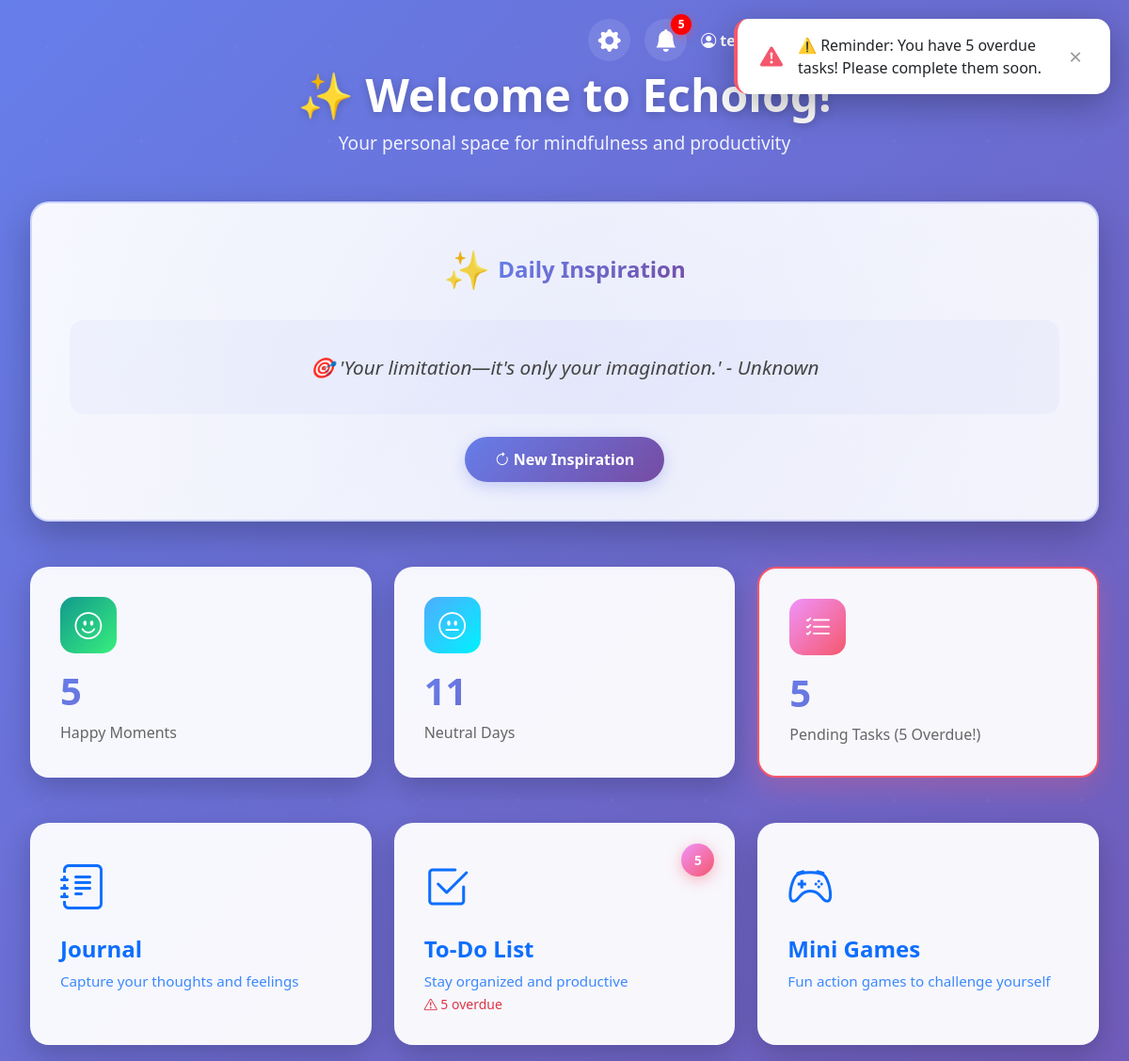
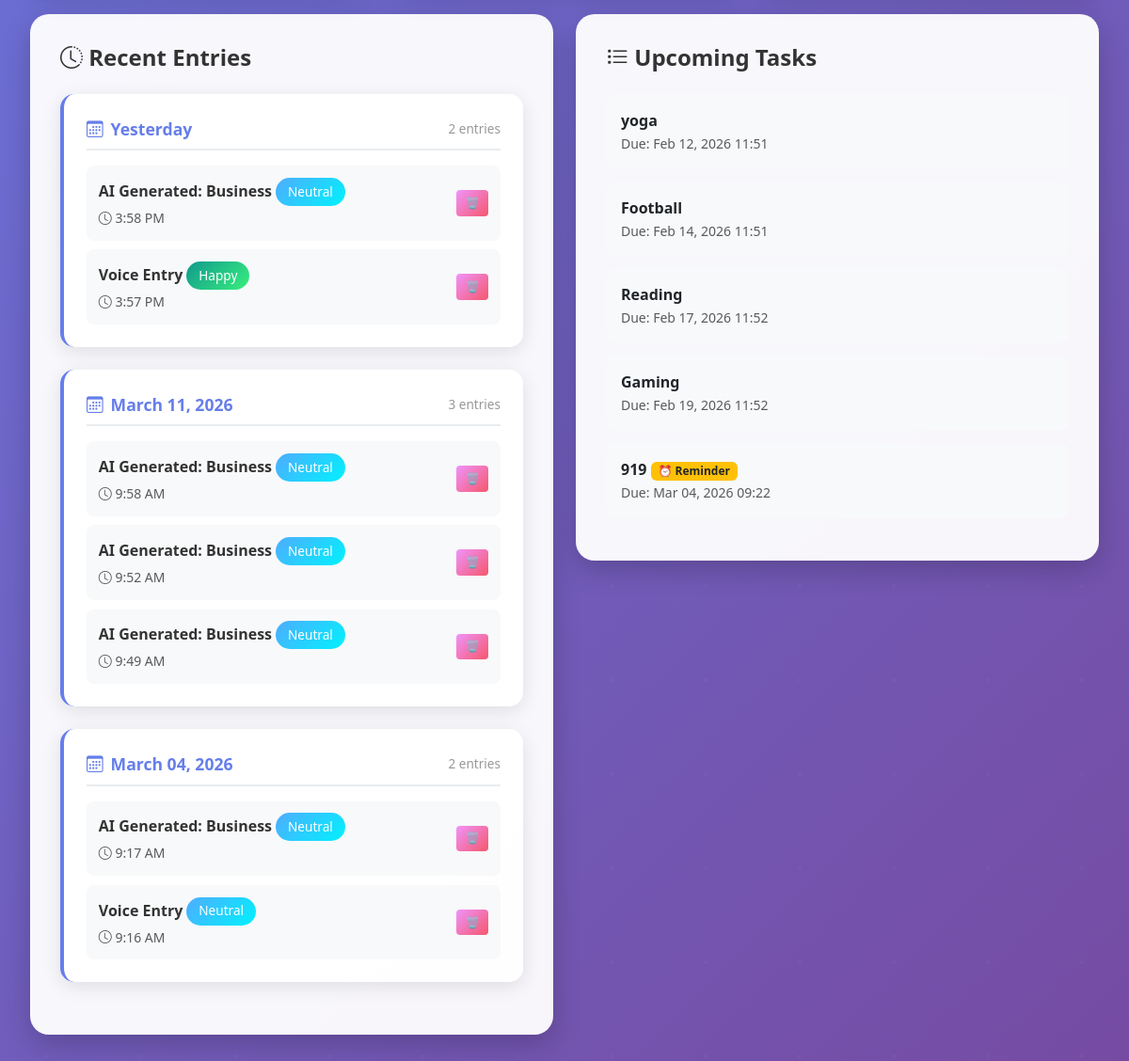
Screenshot of / (signed in) with the database file from the repository (2 pictures, top to bottom).
### dashboard/models.py (models this page shows, shortened)
class JournalEntry(models.Model):
    MODES = [
        ('personal', 'Personal'),
        ('professional', 'Professional')
    ]
    MOOD_CHOICES = [
        ('happy', 'Happy'),
        ('optimistic', 'Optimistic'),
        ('neutral', 'Neutral'),
        ('sad', 'Sad'),
        ('angry', 'Angry'),
        ('anxious', 'Anxious'),
    ]
    user = models.ForeignKey(User, on_delete=models.CASCADE, null=True, blank=True)
    title = models.CharField(max_length=100)
    content = models.TextField()
    mood = models.CharField(
        max_length=20,
        choices=MOOD_CHOICES,
        default='neutral'
    )
    mood_confidence = models.FloatField(default=0.0)
    mode = models.CharField(
        max_length=20,
        choices=MODES,
        default='personal'
    )
    is_voice_entry = models.BooleanField(default=False)
    voice_transcript = models.TextField(blank=True, null=True)
    sentiment_polarity = models.FloatField(default=0.0)
    detected_emotions = models.JSONField(default=list, blank=True)
    created_at = models.DateTimeField(default=timezone.now)
    class Meta:
        ordering = ['-created_at']

class Task(models.Model):
    user = models.ForeignKey(User, on_delete=models.CASCADE, null=True, blank=True)
    title = models.CharField(max_length=100)
    due_date = models.DateTimeField()
    reminder = models.BooleanField(default=False)
    completed = models.BooleanField(default=False)

### dashboard/views.py (the view)
# urls.py: path('', views.dashboard, name='dashboard'),
@login_required
def dashboard(request):
    from django.template import loader
    from django.utils import timezone
    from collections import defaultdict
    from datetime import date, timedelta
    user_mode = request.session.get('user_mode', 'personal')
    all_entries = JournalEntry.objects.filter(user=request.user).order_by('-created_at')[:10]
    entries_by_date = defaultdict(list)
    for entry in all_entries:
        entry_date = entry.created_at.date()
        entries_by_date[entry_date].append(entry)
    grouped_entries = sorted(entries_by_date.items(), key=lambda x: x[0], reverse=True)[:3]  # Show only 3 most recent dates
    today = date.today()
    yesterday = today - timedelta(days=1)
    date_labels = []
    for entry_date, entries_list in grouped_entries:
        if entry_date == today:
            label = "Today"
        elif entry_date == yesterday:
            label = "Yesterday"
        else:
            label = entry_date.strftime("%B %d, %Y")
        date_labels.append((label, entry_date, entries_list))
    tasks = Task.objects.filter(user=request.user, completed=False).order_by('due_date')[:5]
    all_pending_tasks = Task.objects.filter(user=request.user, completed=False)
    pending_count = all_pending_tasks.count()
    overdue_tasks = all_pending_tasks.filter(due_date__lt=timezone.now())
    overdue_count = overdue_tasks.count()
    current_time = timezone.now()
    last_notified = request.session.get('last_task_notification')
    reminder_interval_minutes = 30  # Remind every 30 minutes
    should_notify = False
    if overdue_count > 0:
        if last_notified is None:
            should_notify = True
        else:
            from datetime import datetime
            last_notified_time = datetime.fromisoformat(last_notified)
            time_diff = (current_time - last_notified_time).total_seconds() / 60  # Convert to minutes
            if time_diff >= reminder_interval_minutes:
                should_notify = True
    if should_notify:
        messages.warning(
            request,
            f'⚠️ Reminder: You have {overdue_count} overdue task{"s" if overdue_count != 1 else ""}! Please complete {"them" if overdue_count != 1 else "it"} soon.'
        )
        request.session['last_task_notification'] = current_time.isoformat()
    mood_count = {
        'happy': JournalEntry.objects.filter(user=request.user, mood='happy').count(),
        'neutral': JournalEntry.objects.filter(user=request.user, mood='neutral').count(),
        'sad': JournalEntry.objects.filter(user=request.user, mood='sad').count()
    }
    try:
        user_profile = request.user.profile
        user_type_display = user_profile.get_user_type_display()
    except:
        user_profile = None
        user_type_display = None
    try:
        template = loader.get_template('dashboard/dashboard.html')
        print(f"dashboard template origin: {getattr(template, 'origin', None)}")
    except Exception:
        logger.exception('failed to load dashboard template')
    return render(request, 'dashboard/dashboard.html', {
        'grouped_entries': date_labels,
        'tasks': tasks,
        'mood_count': mood_count,
        'user_mode': user_mode,
        'pending_count': pending_count,
        'overdue_count': overdue_count,
        'user_type': user_type_display,
    })

### dashboard/context_processors.py (called while the page is built, shortened)
def notifications(request):
    if request.user.is_authenticated:
        now = timezone.now()
        pending_tasks = Task.objects.filter(
            user=request.user,
            completed=False
        ).order_by('due_date')[:10]  # Limit to 10 most urgent
        overdue_tasks = []
        upcoming_tasks = []
        for task in pending_tasks:
            if task.due_date < now:
                overdue_tasks.append(task)
            else:
                upcoming_tasks.append(task)
        notification_count = len(pending_tasks)
        return {
            'notification_count': notification_count,
            'overdue_tasks': overdue_tasks,
            'upcoming_tasks': upcoming_tasks,
            'has_overdue': len(overdue_tasks) > 0,
        }

### dashboard/templates/dashboard/dashboard.html (shortened to what this page needs)
<!DOCTYPE html>
<html lang="en">
<head>
    <link rel="stylesheet" href="https://cdn.jsdelivr.net/npm/bootstrap@5.3.0/dist/css/bootstrap.min.css">
    <link rel="stylesheet" href="https://cdn.jsdelivr.net/npm/bootstrap-icons@1.11.0/font/bootstrap-icons.css">
</head>
<body>
    {% if messages %}
    <div class="messages-notification-container" id="messagesContainer">
        {% for message in messages %}
        <div class="alert-notification {% if message.tags %}{{ message.tags }}{% else %}info{% endif %}">
            <i class="bi {% if message.tags == 'success' %}bi-check-circle-fill{% elif message.tags == 'error' %}bi-exclamation-circle-fill{% elif message.tags == 'warning' %}bi-exclamation-triangle-fill{% else %}bi-info-circle-fill{% endif %}"></i>
            <span>{{ message }}</span>
            <button class="close-btn" onclick="this.parentElement.remove()">×</button>
        </div>
        {% endfor %}
    </div>
    {% endif %}
    <div class="dashboard-container">
        <div style="position: absolute; top: 20px; right: 40px; display: flex; align-items: center; gap: 15px;">
            <div class="notification-bell" onclick="toggleSettings()" style="cursor: pointer; position: relative;" title="Voice Recognition Settings">
                <i class="bi bi-gear-fill"></i>
            </div>
            <div class="notification-container">
                <div class="notification-bell" onclick="toggleNotifications()">
                    <i class="bi bi-bell-fill"></i>
                    {% if notification_count > 0 %}
                    <span class="notification-badge {% if has_overdue %}has-overdue{% endif %}">
                        {{ notification_count }}
                    </span>
                    {% endif %}
                </div>
            </div>
            <span style="color: white; font-weight: 600;">
                <i class="bi bi-person-circle"></i> {{ user.username }}
                {% if user_type %}
                <span style="font-size: 0.85rem; opacity: 0.9; margin-left: 0.5rem; background: rgba(255,255,255,0.2); padding: 0.25rem 0.75rem; border-radius: 12px;">
                </span>
                {% endif %}
            </span>
            <a href="{% url 'logout' %}"
               style="background: rgba(255,255,255,0.2);
                      color: white;
                      padding: 8px 20px;
                      border-radius: 20px;
                      text-decoration: none;
                      transition: all 0.3s ease;
                      backdrop-filter: blur(10px);"
               onmouseover="this.style.background='rgba(255,255,255,0.3)'"
               onmouseout="this.style.background='rgba(255,255,255,0.2)'">
            </a>
        </div>
        <br/>
        <div class="hero-section">
            <h1>✨ Welcome to Echolog!</h1>
            <p>Your personal space for mindfulness and productivity</p>
        </div>
        <div class="inspiration-card">
            <div class="inspiration-header">
                <span class="inspiration-icon">✨</span>
                <h2 class="inspiration-title">Daily Inspiration</h2>
            </div>
            <div class="inspiration-quote" id="inspiration-text"></div>
            <button class="inspiration-refresh" onclick="refreshInspiration()">
                <i class="bi bi-arrow-clockwise"></i> New Inspiration
            </button>
        </div>
        <div class="stats-row">
            <div class="stat-card">
                <div class="stat-card-icon happy">
                    <i class="bi bi-emoji-smile"></i>
                </div>
                <h3>{{ mood_count.happy }}</h3>
                <p>Happy Moments</p>
            </div>
            <div class="stat-card">
                <div class="stat-card-icon neutral">
                    <i class="bi bi-emoji-neutral"></i>
                </div>
                <h3>{{ mood_count.neutral }}</h3>
                <p>Neutral Days</p>
            </div>
            <div class="stat-card {% if overdue_count > 0 %}task-overdue{% endif %}">
                <div class="stat-card-icon tasks {% if overdue_count > 0 %}overdue{% endif %}">
                    <i class="bi bi-list-check"></i>
                </div>
                <h3>{{ pending_count }}</h3>
                <p>{% if overdue_count > 0 %}Pending Tasks ({{ overdue_count }} Overdue!){% else %}Pending Tasks{% endif %}</p>
            </div>
        </div>
        <div class="action-cards">
            <a href="{% url 'journal_method_select' %}" class="action-card success">
                <div class="action-card-content">
                    <span class="action-card-icon"><i class="bi bi-journal-text"></i></span>
                    <h4>Journal</h4>
                    <p>Capture your thoughts and feelings</p>
                </div>
            </a>
            <a href="{% url 'todo_list' %}" class="action-card primary">
                <div class="action-card-content">
                    <span class="action-card-icon">
                        <i class="bi bi-check2-square"></i>
                        {% if pending_count > 0 %}
                        <span class="task-badge {% if overdue_count > 0 %}overdue{% endif %}">{{ pending_count }}</span>
                        {% endif %}
                    </span>
                    <h4>To-Do List</h4>
                    <p>Stay organized and productive</p>
                    {% if overdue_count > 0 %}
                    <small class="text-danger"><i class="bi bi-exclamation-triangle"></i> {{ overdue_count }} overdue</small>
                    {% endif %}
                </div>
            </a>
            <a href="{% url 'game_page' %}" class="action-card warning">
                <div class="action-card-content">
                    <span class="action-card-icon"><i class="bi bi-controller"></i></span>
                    <h4>Mini Games</h4>
                    <p>Fun action games to challenge yourself</p>
                </div>
            </a>
        </div>
        <div class="row g-4">
            <div class="col-md-6">
                <div class="recent-section">
                    <h3><i class="bi bi-clock-history"></i> Recent Entries</h3>
                    {% if grouped_entries %}
                        {% for date_label, date_obj, entries_list in grouped_entries %}
                        <div class="date-group">
                            <div class="date-header">
                                <i class="bi bi-calendar3"></i>
                                {{ date_label }}
                                <span style="font-size: 0.85rem; font-weight: 500; color: #999; margin-left: auto;">{{ entries_list|length }} entr{{ entries_list|length|pluralize:"y,ies" }}</span>
                            </div>
                            {% for entry in entries_list %}
                            <div class="entry-in-group">
                                <div style="flex: 1;">
                                    <strong style="color: #333;">{{ entry.title }}</strong>
                                    <span class="mood-badge mood-{{ entry.mood }}">{{ entry.mood|title }}</span>
                                    <br>
                                    <small class="text-muted"><i class="bi bi-clock"></i> {{ entry.created_at|date:"g:i A" }}</small>
                                </div>
                                <a href="{% url 'delete_entry' entry.id %}"
                                   class="btn btn-danger btn-sm"
                                   onclick="return confirm('Are you sure you want to delete this entry?')"
                                   style="background: linear-gradient(135deg, #f093fb 0%, #f5576c 100%); border: none; padding: 0.3rem 0.6rem; font-size: 0.75rem;">
                                    🗑️
                                </a>
                            </div>
                            {% endfor %}
                        </div>
                        {% endfor %}
                    {% else %}
                        <p class="text-muted">No entries yet. Start journaling today!</p>
                    {% endif %}
                </div>
            </div>
            <div class="col-md-6">
                <div class="recent-section">
                    <h3><i class="bi bi-list-task"></i> Upcoming Tasks</h3>
                    {% if tasks %}
                        {% for task in tasks %}
                        <div class="task-item">
                            <strong>{{ task.title }}</strong>
                            {% if task.reminder %}
                                <span class="badge bg-warning text-dark">⏰ Reminder</span>
                            {% endif %}
                            <br>
                            <small class="text-muted">Due: {{ task.due_date|date:"M d, Y H:i" }}</small>
                        </div>
                        {% endfor %}
                    {% else %}
                        <p class="text-muted">No pending tasks. You're all caught up!</p>
                    {% endif %}
                </div>
            </div>
        </div>
    </div>
</body>
</html>

### rows the page displays
JournalEntry: date_label "Yesterday", entries_list "2", title "AI Generated: Business", mood "Neutral", created_at "3:58 PM"
JournalEntry: title "Voice Entry", mood "Happy", created_at "3:57 PM"
JournalEntry: created_at "March 11, 2026", entries_list "3", title "AI Generated: Business", mood "Neutral", created_at "9:58 AM"
JournalEntry: title "AI Generated: Business", mood "Neutral", created_at "9:52 AM"
JournalEntry: title "AI Generated: Business", mood "Neutral", created_at "9:49 AM"
JournalEntry: date_label "March 04, 2026", entries_list "2", title "AI Generated: Business", mood "Neutral", created_at "9:17 AM"
JournalEntry: title "Voice Entry", mood "Neutral", created_at "9:16 AM"
Task: title "yoga", due_date "Feb 12, 2026 11:51"
Task: title "Football", due_date "Feb 14, 2026 11:51"
Task: title "Reading", due_date "Feb 17, 2026 11:52"
Task: title "Gaming", due_date "Feb 19, 2026 11:52"
Task: title "919", reminder "⏰ Reminder", due_date "Mar 04, 2026 09:22"

### other values shown
{{ message }} "⚠️ Reminder: You have 5 overdue tasks! Please complete them soon."
{{ notification_count }} "5"
{{ mood_count.happy }} "5"
{{ mood_count.neutral }} "11"
{{ pending_count }} "5"
{{ overdue_count }} "5"
